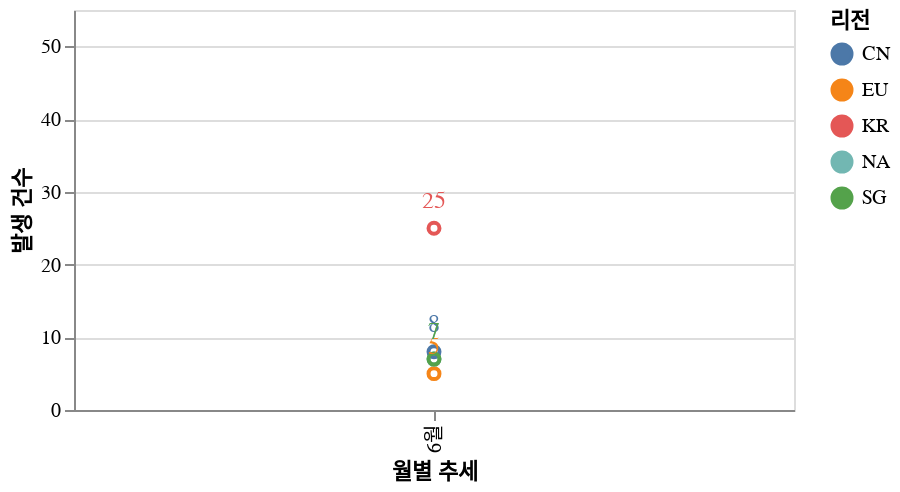

Notebook code cell kept with this figure:
### Code cell
chart

### Figure 1 — Vega-Lite specification as saved in the notebook (floating-point values rounded to 4 significant figures)
{"config": {"axis": {"fontSize": 12, "font": "맑은고딕", "anchor": "start", "fontColor": "#000000"}}, "layer": [{"mark": "point", "encoding": {"color": {"field": "리전", "type": "nominal"}, "x": {"field": "월", "scale": {"padding": 15}, "title": "월별 추세", "type": "nominal"}, "y": {"aggregate": "count", "title": "발생 건수", "type": "quantitative"}}}, {"mark": {"type": "line", "color": "red"}, "encoding": {"x": {"field": "월", "title": "월별 추세", "type": "nominal"}, "y": {"aggregate": "count", "title": "", "type": "quantitative"}}}, {"mark": {"type": "text", "align": "center", "baseline": "line-top", "color": "black", "dy": -20, "fontSize": 12, "size": 12}, "encoding": {"color": {"field": "리전", "type": "nominal"}, "text": {"aggregate": "count", "field": "성패", "type": "quantitative"}, "x": {"field": "월", "scale": {"padding": 15}, "title": "월별 추세", "type": "nominal"}, "y": {"aggregate": "count", "title": "발생 건수", "type": "quantitative"}}}], "data": {"name": "data-371a26b2d22308cca5171242d920058a"}, "height": 200, "width": 360, "$schema": "https://vega.github.io/schema/vega-lite/v4.17.0.json", "datasets": {"data-371a26b2d22308cca5171242d920058a": [{"년도": "22년", "월": "6월", "리전": "EU", "AZ": "1센터", "테넌트": "PRD", "구분": "VM", "클러스터명": "local", "K8S Version": "v1.19.6", "노드수": 3.0, "CPU_할당율_Cores": 12.0, "CPU_사용률_Cores": 3.5, "CPU_사용율": 0.2917, "RAM_할당율_GB": 46.7, "RAM_사용률_GB": 5.1, "RAM_사용율": 0.1092, "담당팀": null, "배포방식": "Rancher", "렌처 모니터링 설치 유무": "X", "모니터링툴설치_유무": "X", "주간": "O", "연간": "O", "월간": "O"}, {"년도": "22년", "월": "6월", "리전": "EU", "AZ": "1센터", "테넌트": "PRD", "구분": "VM", "클러스터명": "gcseu-vtwin-prd", "K8S Version": "v1.19.6", "노드수": 6.0, "CPU_할당율_Cores": 24.0, "CPU_사용률_Cores": 1.0, "CPU_사용율": 0.04167, "RAM_할당율_GB": 94.0, "RAM_사용률_GB": 4.2, "RAM_사용율": 0.04468, "담당팀": null, "배포방식": "Rancher", "렌처 모니터링 설치 유무": null, "모니터링툴설치_유무": "X", "주간": "O", "연간": "O", "월간": "O"}, {"년도": "22년", "월": "6월", "리전": "EU", "AZ": "1센터", "테넌트": "PRD", "구분": "VM", "클러스터명": "gcseu-svchubidmz-prd", "K8S Version": "v1.17.16", "노드수": 6.0, "CPU_할당율_Cores": 12.0, "CPU_사용률_Cores": 1.0, "CPU_사용율": 0.08333, "RAM_할당율_GB": 46.7, "RAM_사용률_GB": 0.2, "RAM_사용율": 0.004283, "담당팀": null, "배포방식": "Rancher", "렌처 모니터링 설치 유무": null, "모니터링툴설치_유무": "X", "주간": "O", "연간": "O", "월간": "O"}, {"년도": "22년", "월": "6월", "리전": "EU", "AZ": "1센터", "테넌트": "PRD", "구분": "VM", "클러스터명": "gcseu-svchubcore-prd", "K8S Version": "v1.17.16", "노드수": 6.0, "CPU_할당율_Cores": 24.0, "CPU_사용률_Cores": 1.8, "CPU_사용율": 0.075, "RAM_할당율_GB": 94.0, "RAM_사용률_GB": 0.8, "RAM_사용율": 0.008511, "담당팀": null, "배포방식": "Rancher", "렌처 모니터링 설치 유무": null, "모니터링툴설치_유무": "X", "주간": "O", "연간": "O", "월간": "O"}, {"년도": "22년", "월": "6월", "리전": "EU", "AZ": "1센터", "테넌트": "PRD", "구분": "VM", "클러스터명": "gcseu-dkc2gpl-prd", "K8S Version": "v1.19.15", "노드수": 7.0, "CPU_할당율_Cores": 64.0, "CPU_사용률_Cores": 10.3, "CPU_사용율": 0.1609, "RAM_할당율_GB": 251.0, "RAM_사용률_GB": 29.7, "RAM_사용율": 0.1183, "담당팀": null, "배포방식": "Rancher", "렌처 모니터링 설치 유무": null, "모니터링툴설치_유무": "X", "주간": "O", "연간": "O", "월간": "O"}, {"년도": "22년", "월": "6월", "리전": "NA", "AZ": "1센터", "테넌트": "PRD", "구분": "VM", "클러스터명": "local", "K8S Version": "v1.19.6", "노드수": 3.0, "CPU_할당율_Cores": 12.0, "CPU_사용률_Cores": 3.5, "CPU_사용율": 0.2917, "RAM_할당율_GB": 46.7, "RAM_사용률_GB": 5.1, "RAM_사용율": 0.1092, "담당팀": null, "배포방식": "Rancher", "렌처 모니터링 설치 유무": "X", "모니터링툴설치_유무": "O", "주간": "O", "연간": "O", "월간": "O"}, {"년도": "22년", "월": "6월", "리전": "NA", "AZ": "1센터", "테넌트": "PRD", "구분": "VM", "클러스터명": "ccsna-vtwin-prd", "K8S Version": "v1.19.16", "노드수": 6.0, "CPU_할당율_Cores": 24.0, "CPU_사용률_Cores": 3.5, "CPU_사용율": 0.1458, "RAM_할당율_GB": 46.7, "RAM_사용률_GB": 5.1, "RAM_사용율": 0.1092, "담당팀": null, "배포방식": "Rancher", "렌처 모니터링 설치 유무": null, "모니터링툴설치_유무": "O", "주간": "O", "연간": "O", "월간": "O"}, {"년도": "22년", "월": "6월", "리전": "NA", "AZ": "1센터", "테넌트": "PRD", "구분": "VM", "클러스터명": "ccsna-trident-prd", "K8S Version": "v1.19.6", "노드수": 6.0, "CPU_할당율_Cores": 12.0, "CPU_사용률_Cores": 1.0, "CPU_사용율": 0.08333, "RAM_할당율_GB": 23.1, "RAM_사용률_GB": 1.2, "RAM_사용율": 0.05195, "담당팀": null, "배포방식": "Rancher", "렌처 모니터링 설치 유무": null, "모니터링툴설치_유무": "O", "주간": "O", "연간": "O", "월간": "O"}, {"년도": "22년", "월": "6월", "리전": "NA", "AZ": "1센터", "테넌트": "PRD", "구분": "VM", "클러스터명": "ccsna-svchubidmz-prd", "K8S Version": "v1.17.16", "노드수": 6.0, "CPU_할당율_Cores": 24.0, "CPU_사용률_Cores": 3.5, "CPU_사용율": 0.1458, "RAM_할당율_GB": 46.7, "RAM_사용률_GB": 5.1, "RAM_사용율": 0.1092, "담당팀": null, "배포방식": "Rancher", "렌처 모니터링 설치 유무": null, "모니터링툴설치_유무": "O", "주간": "O", "연간": "O", "월간": "O"}, {"년도": "22년", "월": "6월", "리전": "NA", "AZ": "1센터", "테넌트": "PRD", "구분": "VM", "클러스터명": "ccsna-svchubcore-prd", "K8S Version": "v1.17.16", "노드수": 13.0, "CPU_할당율_Cores": 240.0, "CPU_사용률_Cores": 3.7, "CPU_사용율": 0.01542, "RAM_할당율_GB": 921.6, "RAM_사용률_GB": 0.0, "RAM_사용율": 0.0, "담당팀": null, "배포방식": "Rancher", "렌처 모니터링 설치 유무": null, "모니터링툴설치_유무": "O", "주간": "O", "연간": "O", "월간": "O"}, {"년도": "22년", "월": "6월", "리전": "NA", "AZ": "1센터", "테넌트": "PRD", "구분": "VM", "클러스터명": "ccsna-kmadk2-prd", "K8S Version": "v1.19.6", "노드수": 6.0, "CPU_할당율_Cores": 36.0, "CPU_사용률_Cores": 28.5, "CPU_사용율": 0.7917, "RAM_할당율_GB": 70.3, "RAM_사용률_GB": 55.1, "RAM_사용율": 0.7838, "담당팀": null, "배포방식": "Rancher", "렌처 모니터링 설치 유무": null, "모니터링툴설치_유무": "O", "주간": "O", "연간": "O", "월간": "O"}, {"년도": "22년", "월": "6월", "리전": "NA", "AZ": "1센터", "테넌트": "PRD", "구분": "VM", "클러스터명": "ccsna-hmadk2-prd", "K8S Version": "v1.19.6", "노드수": 6.0, "CPU_할당율_Cores": 36.0, "CPU_사용률_Cores": 28.5, "CPU_사용율": 0.7917, "RAM_할당율_GB": 70.3, "RAM_사용률_GB": 55.1, "RAM_사용율": 0.7838, "담당팀": null, "배포방식": "Rancher", "렌처 모니터링 설치 유무": null, "모니터링툴설치_유무": "O", "주간": "O", "연간": "O", "월간": "O"}, {"년도": "22년", "월": "6월", "리전": "CN", "AZ": "1센터", "테넌트": "PRD", "구분": "VM", "클러스터명": "local", "K8S Version": "v1.19.6", "노드수": 3.0, "CPU_할당율_Cores": 12.0, "CPU_사용률_Cores": 3.5, "CPU_사용율": 0.2917, "RAM_할당율_GB": 46.7, "RAM_사용률_GB": 5.1, "RAM_사용율": 0.1092, "담당팀": null, "배포방식": null, "렌처 모니터링 설치 유무": "X", "모니터링툴설치_유무": "X", "주간": "O", "연간": "O", "월간": "O"}, {"년도": "22년", "월": "6월", "리전": "CN", "AZ": "1센터", "테넌트": "PRD", "구분": "VM", "클러스터명": "gcscn-vtwin-prd", "K8S Version": "v1.19.6", "노드수": 6.0, "CPU_할당율_Cores": 24.0, "CPU_사용률_Cores": 1.0, "CPU_사용율": 0.04167, "RAM_할당율_GB": 94.0, "RAM_사용률_GB": 2.2, "RAM_사용율": 0.0234, "담당팀": "카클라우드플랫폼개발센터, CCS정보팀, CCS기술실, 카클라우드개발센터, 차량데이터플랫폼팀", "배포방식": "Rancher", "렌처 모니터링 설치 유무": null, "모니터링툴설치_유무": "X", "주간": "O", "연간": "O", "월간": "O"}, {"년도": "22년", "월": "6월", "리전": "CN", "AZ": "1센터", "테넌트": "PRD", "구분": "VM", "클러스터명": "gcscn-svchubidmz-prd", "K8S Version": "v1.17.16", "노드수": 6.0, "CPU_할당율_Cores": 12.0, "CPU_사용률_Cores": 1.0, "CPU_사용율": 0.08333, "RAM_할당율_GB": 46.7, "RAM_사용률_GB": 0.2, "RAM_사용율": 0.004283, "담당팀": "카클라우드플랫폼개발센터", "배포방식": "Rancher", "렌처 모니터링 설치 유무": null, "모니터링툴설치_유무": "X", "주간": "O", "연간": "O", "월간": "O"}, {"년도": "22년", "월": "6월", "리전": "CN", "AZ": "1센터", "테넌트": "PRD", "구분": "VM", "클러스터명": "gcscn-svchubcore-prd", "K8S Version": "v1.17.16", "노드수": 6.0, "CPU_할당율_Cores": 24.0, "CPU_사용률_Cores": 1.8, "CPU_사용율": 0.075, "RAM_할당율_GB": 94.0, "RAM_사용률_GB": 0.8, "RAM_사용율": 0.008511, "담당팀": null, "배포방식": "Rancher", "렌처 모니터링 설치 유무": null, "모니터링툴설치_유무": "X", "주간": "O", "연간": "O", "월간": "O"}, {"년도": "22년", "월": "6월", "리전": "CN", "AZ": "1센터", "테넌트": "PRD", "구분": "VM", "클러스터명": "gcscn-dkc2gql-stg", "K8S Version": "v1.19.6", "노드수": 3.0, "CPU_할당율_Cores": 16.0, "CPU_사용률_Cores": 10.0, "CPU_사용율": 0.625, "RAM_할당율_GB": 31.1, "RAM_사용률_GB": 24.7, "RAM_사용율": 0.7942, "담당팀": null, "배포방식": "Rancher", "렌처 모니터링 설치 유무": null, "모니터링툴설치_유무": "X", "주간": "O", "연간": "O", "월간": "O"}, {"년도": "22년", "월": "6월", "리전": "CN", "AZ": "1센터", "테넌트": "PRD", "구분": "VM", "클러스터명": "gcscn-dkc2gqg-stg", "K8S Version": "v1.19.6", "노드수": 3.0, "CPU_할당율_Cores": 16.0, "CPU_사용률_Cores": 6.0, "CPU_사용율": 0.375, "RAM_할당율_GB": 31.1, "RAM_사용률_GB": 10.7, "RAM_사용율": 0.3441, "담당팀": null, "배포방식": "Rancher", "렌처 모니터링 설치 유무": null, "모니터링툴설치_유무": "X", "주간": "O", "연간": "O", "월간": "O"}, {"년도": "22년", "월": "6월", "리전": "CN", "AZ": "1센터", "테넌트": "PRD", "구분": "VM", "클러스터명": "ccscn-dkc2gpl-prd", "K8S Version": "v1.19.6", "노드수": 6.0, "CPU_할당율_Cores": 24.0, "CPU_사용률_Cores": 1.0, "CPU_사용율": 0.04167, "RAM_할당율_GB": 46.7, "RAM_사용률_GB": 0.2, "RAM_사용율": 0.004283, "담당팀": null, "배포방식": "Rancher", "렌처 모니터링 설치 유무": null, "모니터링툴설치_유무": "X", "주간": "O", "연간": "O", "월간": "O"}, {"년도": "22년", "월": "6월", "리전": "CN", "AZ": "1센터", "테넌트": "PRD", "구분": "VM", "클러스터명": "ccscn-dkc2gpg-prd", "K8S Version": "v1.19.6", "노드수": 6.0, "CPU_할당율_Cores": 24.0, "CPU_사용률_Cores": 1.0, "CPU_사용율": 0.04167, "RAM_할당율_GB": 46.7, "RAM_사용률_GB": 0.2, "RAM_사용율": 0.004283, "담당팀": null, "배포방식": "Rancher", "렌처 모니터링 설치 유무": "X", "모니터링툴설치_유무": "X", "주간": "O", "연간": "O", "월간": "O"}, {"년도": "22년", "월": "6월", "리전": "SG", "AZ": "1센터", "테넌트": "PRD", "구분": "VM", "클러스터명": "local", "K8S Version": "v1.19.6", "노드수": 3.0, "CPU_할당율_Cores": 12.0, "CPU_사용률_Cores": 3.5, "CPU_사용율": 0.2917, "RAM_할당율_GB": 46.2, "RAM_사용률_GB": 5.1, "RAM_사용율": 0.1104, "담당팀": null, "배포방식": "Rancher", "렌처 모니터링 설치 유무": null, "모니터링툴설치_유무": "X", "주간": "O", "연간": "O", "월간": "O"}, {"년도": "22년", "월": "6월", "리전": "SG", "AZ": "1센터", "테넌트": "PRD", "구분": "VM", "클러스터명": "hubble-prd", "K8S Version": "v1.19.6", "노드수": 7.0, "CPU_할당율_Cores": 32.0, "CPU_사용률_Cores": 15.3, "CPU_사용율": 0.4781, "RAM_할당율_GB": 61.7, "RAM_사용률_GB": 20.8, "RAM_사용율": 0.3371, "담당팀": null, "배포방식": "Rancher", "렌처 모니터링 설치 유무": null, "모니터링툴설치_유무": "X", "주간": "O", "연간": "O", "월간": "O"}, {"년도": "22년", "월": "6월", "리전": "SG", "AZ": "1센터", "테넌트": "PRD", "구분": "VM", "클러스터명": "hclouddemo-prd", "K8S Version": "v1.19.6", "노드수": 4.0, "CPU_할당율_Cores": 4.0, "CPU_사용률_Cores": 0.4, "CPU_사용율": 0.1, "RAM_할당율_GB": 15.4, "RAM_사용률_GB": 0.1, "RAM_사용율": 0.006494, "담당팀": null, "배포방식": "Rancher", "렌처 모니터링 설치 유무": null, "모니터링툴설치_유무": "X", "주간": "O", "연간": "O", "월간": "O"}, {"년도": "22년", "월": "6월", "리전": "SG", "AZ": "1센터", "테넌트": "PRD", "구분": "VM", "클러스터명": "ccsau-svchubcore-prd", "K8S Version": "v1.19.6", "노드수": 14.0, "CPU_할당율_Cores": 88.0, "CPU_사용률_Cores": 81.8, "CPU_사용율": 0.9295, "RAM_할당율_GB": 343.0, "RAM_사용률_GB": 183.0, "RAM_사용율": 0.5335, "담당팀": null, "배포방식": "Rancher", "렌처 모니터링 설치 유무": null, "모니터링툴설치_유무": "X", "주간": "O", "연간": "O", "월간": "O"}, {"년도": "22년", "월": "6월", "리전": "SG", "AZ": "1센터", "테넌트": "PRD", "구분": "VM", "클러스터명": "ccsau-svchub-prd", "K8S Version": "v1.19.6", "노드수": 14.0, "CPU_할당율_Cores": 88.0, "CPU_사용률_Cores": 81.8, "CPU_사용율": 0.9295, "RAM_할당율_GB": 343.0, "RAM_사용률_GB": 199.0, "RAM_사용율": 0.5802, "담당팀": null, "배포방식": "Rancher", "렌처 모니터링 설치 유무": null, "모니터링툴설치_유무": "X", "주간": "O", "연간": "O", "월간": "O"}, {"년도": "22년", "월": "6월", "리전": "SG", "AZ": "1센터", "테넌트": "PRD", "구분": "VM", "클러스터명": "au8vdmztst1", "K8S Version": "v1.19.6", "노드수": 1.0, "CPU_할당율_Cores": 8.0, "CPU_사용률_Cores": 0.4, "CPU_사용율": 0.05, "RAM_할당율_GB": 31.2, "RAM_사용률_GB": 0.1, "RAM_사용율": 0.003205, "담당팀": null, "배포방식": "Rancher", "렌처 모니터링 설치 유무": null, "모니터링툴설치_유무": "X", "주간": "O", "연간": "O", "월간": "O"}, {"년도": "22년", "월": "6월", "리전": "SG", "AZ": "1센터", "테넌트": "PRD", "구분": "VM", "클러스터명": "au2vintaztst11", "K8S Version": "v1.19.6", "노드수": 1.0, "CPU_할당율_Cores": 2.0, "CPU_사용률_Cores": 0.4, "CPU_사용율": 0.2, "RAM_할당율_GB": 7.5, "RAM_사용률_GB": 0.1, "RAM_사용율": 0.01333, "담당팀": null, "배포방식": "Rancher", "렌처 모니터링 설치 유무": null, "모니터링툴설치_유무": "X", "주간": "O", "연간": "O", "월간": "O"}, {"년도": "22년", "월": "6월", "리전": "KR", "AZ": "1센터", "테넌트": "PRD", "구분": "VM", "클러스터명": "asp-cicd", "K8S Version": "1.19.6", "노드수": 4.0, "CPU_할당율_Cores": 12.0, "CPU_사용률_Cores": 1.0, "CPU_사용율": 0.08333, "RAM_할당율_GB": 22.6, "RAM_사용률_GB": 0.2, "RAM_사용율": 0.00885, "담당팀": null, "배포방식": "Rancher", "렌처 모니터링 설치 유무": null, "모니터링툴설치_유무": "X", "주간": "O", "연간": "O", "월간": "O"}, {"년도": "22년", "월": "6월", "리전": "KR", "AZ": "1센터", "테넌트": "PRD", "구분": "VM", "클러스터명": "avnt-cicd-1", "K8S Version": "1.19.6", "노드수": 6.0, "CPU_할당율_Cores": 80.0, "CPU_사용률_Cores": 1.5, "CPU_사용율": 0.01875, "RAM_할당율_GB": 156.0, "RAM_사용률_GB": 0.2, "RAM_사용율": 0.001282, "담당팀": null, "배포방식": null, "렌처 모니터링 설치 유무": null, "모니터링툴설치_유무": "X", "주간": "O", "연간": "O", "월간": "O"}, {"년도": "22년", "월": "6월", "리전": "KR", "AZ": "1센터", "테넌트": "PRD", "구분": "VM", "클러스터명": "ccskr-ccsp-prd", "K8S Version": "1.18.3", "노드수": 6.0, "CPU_할당율_Cores": 6.0, "CPU_사용률_Cores": 4.0, "CPU_사용율": 0.6667, "RAM_할당율_GB": 46.2, "RAM_사용률_GB": 3.4, "RAM_사용율": 0.07359, "담당팀": null, "배포방식": null, "렌처 모니터링 설치 유무": null, "모니터링툴설치_유무": "X", "주간": "O", "연간": "O", "월간": "O"}, {"년도": "22년", "월": "6월", "리전": "KR", "AZ": "1센터", "테넌트": "PRD", "구분": "VM", "클러스터명": "ccskr-devworks-prd", "K8S Version": "1.18.3", "노드수": 6.0, "CPU_할당율_Cores": 12.0, "CPU_사용률_Cores": 1.3, "CPU_사용율": 0.1083, "RAM_할당율_GB": 46.2, "RAM_사용률_GB": 1.3, "RAM_사용율": 0.02814, "담당팀": null, "배포방식": null, "렌처 모니터링 설치 유무": null, "모니터링툴설치_유무": "X", "주간": "O", "연간": "O", "월간": "O"}, {"년도": "22년", "월": "6월", "리전": "KR", "AZ": "1센터", "테넌트": "PRD", "구분": "VM", "클러스터명": "ccskr-dkc2hpkr-prd", "K8S Version": "1.18.3", "노드수": 18.0, "CPU_할당율_Cores": 340.0, "CPU_사용률_Cores": 99.5, "CPU_사용율": 0.2926, "RAM_할당율_GB": 665.0, "RAM_사용률_GB": 190.0, "RAM_사용율": 0.2857, "담당팀": null, "배포방식": null, "렌처 모니터링 설치 유무": null, "모니터링툴설치_유무": "O", "주간": "O", "연간": "O", "월간": "O"}, {"년도": "22년", "월": "6월", "리전": "KR", "AZ": "1센터", "테넌트": "PRD", "구분": "VM", "클러스터명": "ccskr-dkc2kpgkr-prd", "K8S Version": "1.18.14", "노드수": 12.0, "CPU_할당율_Cores": 112.0, "CPU_사용률_Cores": 30.2, "CPU_사용율": 0.2696, "RAM_할당율_GB": 439.0, "RAM_사용률_GB": 59.4, "RAM_사용율": 0.1353, "담당팀": null, "배포방식": null, "렌처 모니터링 설치 유무": null, "모니터링툴설치_유무": "O", "주간": "O", "연간": "O", "월간": "O"}, {"년도": "22년", "월": "6월", "리전": "KR", "AZ": "1센터", "테넌트": "PRD", "구분": "VM", "클러스터명": "ccskr-dkc2kplkr-prd", "K8S Version": "1.18.14", "노드수": 9.0, "CPU_할당율_Cores": 144.0, "CPU_사용률_Cores": 30.3, "CPU_사용율": 0.2104, "RAM_할당율_GB": 281.0, "RAM_사용률_GB": 52.0, "RAM_사용율": 0.1851, "담당팀": null, "배포방식": null, "렌처 모니터링 설치 유무": null, "모니터링툴설치_유무": "O", "주간": "O", "연간": "O", "월간": "O"}, {"년도": "22년", "월": "6월", "리전": "KR", "AZ": "1센터", "테넌트": "PRD", "구분": "VM", "클러스터명": "ccskr-hcloud-prd", "K8S Version": "1.17.6", "노드수": 11.0, "CPU_할당율_Cores": 64.0, "CPU_사용률_Cores": 9.0, "CPU_사용율": 0.1406, "RAM_할당율_GB": 123.0, "RAM_사용률_GB": 11.1, "RAM_사용율": 0.09024, "담당팀": null, "배포방식": null, "렌처 모니터링 설치 유무": null, "모니터링툴설치_유무": "O", "주간": "O", "연간": "O", "월간": "O"}, {"년도": "22년", "월": "6월", "리전": "KR", "AZ": "1센터", "테넌트": "PRD", "구분": "VM", "클러스터명": "ccskr-mobilityplatform-prd ", "K8S Version": "1.18.3", "노드수": 6.0, "CPU_할당율_Cores": 12.0, "CPU_사용률_Cores": 5.0, "CPU_사용율": 0.4167, "RAM_할당율_GB": 46.2, "RAM_사용률_GB": 3.8, "RAM_사용율": 0.08225, "담당팀": null, "배포방식": null, "렌처 모니터링 설치 유무": null, "모니터링툴설치_유무": "O", "주간": "O", "연간": "O", "월간": "O"}, {"년도": "22년", "월": "6월", "리전": "KR", "AZ": "1센터", "테넌트": "PRD", "구분": "VM", "클러스터명": "ccskr-svchub-prd", "K8S Version": "1.18.3", "노드수": 17.0, "CPU_할당율_Cores": 1000.0, "CPU_사용률_Cores": 400.0, "CPU_사용율": 0.4, "RAM_할당율_GB": 5222.0, "RAM_사용률_GB": 1434.0, "RAM_사용율": 0.2745, "담당팀": null, "배포방식": null, "렌처 모니터링 설치 유무": null, "모니터링툴설치_유무": "O", "주간": "O", "연간": "O", "월간": "O"}, {"년도": "22년", "월": "6월", "리전": "KR", "AZ": "1센터", "테넌트": "PRD", "구분": "VM", "클러스터명": "ccskr-svchubcore-prd", "K8S Version": "1.18.14", "노드수": 8.0, "CPU_할당율_Cores": 20.0, "CPU_사용률_Cores": 1.5, "CPU_사용율": 0.075, "RAM_할당율_GB": 77.1, "RAM_사용률_GB": 0.2, "RAM_사용율": 0.002594, "담당팀": null, "배포방식": null, "렌처 모니터링 설치 유무": null, "모니터링툴설치_유무": "O", "주간": "O", "연간": "O", "월간": "O"}, {"년도": "22년", "월": "6월", "리전": "KR", "AZ": "1센터", "테넌트": "PRD", "구분": "VM", "클러스터명": "ccskr-svchubutil-prd", "K8S Version": "1.18.14", "노드수": 6.0, "CPU_할당율_Cores": 6.0, "CPU_사용률_Cores": 1.0, "CPU_사용율": 0.1667, "RAM_할당율_GB": 22.6, "RAM_사용률_GB": 0.2, "RAM_사용율": 0.00885, "담당팀": null, "배포방식": null, "렌처 모니터링 설치 유무": null, "모니터링툴설치_유무": "O", "주간": "O", "연간": "O", "월간": "O"}, {"년도": "22년", "월": "6월", "리전": "KR", "AZ": "1센터", "테넌트": "PRD", "구분": "VM", "클러스터명": "ccskr-vtwin-prd", "K8S Version": "1.19.6", "노드수": 9.0, "CPU_할당율_Cores": 96.0, "CPU_사용률_Cores": 7.0, "CPU_사용율": 0.07292, "RAM_할당율_GB": 376.0, "RAM_사용률_GB": 15.7, "RAM_사용율": 0.04176, "담당팀": null, "배포방식": null, "렌처 모니터링 설치 유무": null, "모니터링툴설치_유무": "O", "주간": "O", "연간": "O", "월간": "O"}, {"년도": "22년", "월": "6월", "리전": "KR", "AZ": "1센터", "테넌트": "PRD", "구분": "VM", "클러스터명": "ccskr-vtwin2-prd", "K8S Version": "1.19.6", "노드수": 9.0, "CPU_할당율_Cores": 96.0, "CPU_사용률_Cores": 5.5, "CPU_사용율": 0.05729, "RAM_할당율_GB": 376.0, "RAM_사용률_GB": 9.7, "RAM_사용율": 0.0258, "담당팀": null, "배포방식": null, "렌처 모니터링 설치 유무": null, "모니터링툴설치_유무": "O", "주간": "O", "연간": "O", "월간": "O"}, {"년도": "22년", "월": "6월", "리전": "KR", "AZ": "1센터", "테넌트": "PRD", "구분": "VM", "클러스터명": "local", "K8S Version": "1.19.6", "노드수": 3.0, "CPU_할당율_Cores": 24.0, "CPU_사용률_Cores": 3.5, "CPU_사용율": 0.1458, "RAM_할당율_GB": 93.5, "RAM_사용률_GB": 5.1, "RAM_사용율": 0.05455, "담당팀": null, "배포방식": null, "렌처 모니터링 설치 유무": null, "모니터링툴설치_유무": "X", "주간": "O", "연간": "O", "월간": "O"}, {"년도": "22년", "월": "6월", "리전": "KR", "AZ": "2센터", "테넌트": "PRD", "구분": "VM", "클러스터명": "apne2bddemo-prd", "K8S Version": "1.19.6", "노드수": 2.0, "CPU_할당율_Cores": 16.0, "CPU_사용률_Cores": 0.4, "CPU_사용율": 0.025, "RAM_할당율_GB": 62.7, "RAM_사용률_GB": 0.1, "RAM_사용율": 0.001595, "담당팀": null, "배포방식": null, "렌처 모니터링 설치 유무": null, "모니터링툴설치_유무": "X", "주간": "O", "연간": "O", "월간": "O"}, {"년도": "22년", "월": "6월", "리전": "KR", "AZ": "2센터", "테넌트": "PRD", "구분": "VM", "클러스터명": "ccs-prd", "K8S Version": "1.19.6", "노드수": 38.0, "CPU_할당율_Cores": 544.0, "CPU_사용률_Cores": 256.0, "CPU_사용율": 0.4706, "RAM_할당율_GB": 2150.0, "RAM_사용률_GB": 716.8, "RAM_사용율": 0.3333, "담당팀": null, "배포방식": null, "렌처 모니터링 설치 유무": null, "모니터링툴설치_유무": "X", "주간": "O", "연간": "O", "월간": "O"}, {"년도": "22년", "월": "6월", "리전": "KR", "AZ": "2센터", "테넌트": "PRD", "구분": "VM", "클러스터명": "ccskr-hcloud-prd", "K8S Version": "1.19.6", "노드수": 11.0, "CPU_할당율_Cores": 64.0, "CPU_사용률_Cores": 10.0, "CPU_사용율": 0.1562, "RAM_할당율_GB": 123.0, "RAM_사용률_GB": 16.7, "RAM_사용율": 0.1358, "담당팀": null, "배포방식": null, "렌처 모니터링 설치 유무": null, "모니터링툴설치_유무": "X", "주간": "O", "연간": "O", "월간": "O"}, {"년도": "22년", "월": "6월", "리전": "KR", "AZ": "2센터", "테넌트": "PRD", "구분": "VM", "클러스터명": "ccskr2-svchub-prd", "K8S Version": "1.19.6", "노드수": 24.0, "CPU_할당율_Cores": 1300.0, "CPU_사용률_Cores": 700.0, "CPU_사용율": 0.5385, "RAM_할당율_GB": 5018.0, "RAM_사용률_GB": 1843.0, "RAM_사용율": 0.3673, "담당팀": null, "배포방식": null, "렌처 모니터링 설치 유무": null, "모니터링툴설치_유무": "X", "주간": "O", "연간": "O", "월간": "O"}, {"년도": "22년", "월": "6월", "리전": "KR", "AZ": "2센터", "테넌트": "PRD", "구분": "VM", "클러스터명": "coc-monitoring-test", "K8S Version": "1.19.6", "노드수": 6.0, "CPU_할당율_Cores": 24.0, "CPU_사용률_Cores": 3.5, "CPU_사용율": 0.1458, "RAM_할당율_GB": 93.5, "RAM_사용률_GB": 5.1, "RAM_사용율": 0.05455, "담당팀": null, "배포방식": null, "렌처 모니터링 설치 유무": null, "모니터링툴설치_유무": "X", "주간": "O", "연간": "O", "월간": "O"}, {"년도": "22년", "월": "6월", "리전": "KR", "AZ": "2센터", "테넌트": "PRD", "구분": "VM", "클러스터명": "contents2-fcs-prd", "K8S Version": "1.19.6", "노드수": 8.0, "CPU_할당율_Cores": 80.0, "CPU_사용률_Cores": 3.5, "CPU_사용율": 0.04375, "RAM_할당율_GB": 313.0, "RAM_사용률_GB": 0.2, "RAM_사용율": 0.000639, "담당팀": null, "배포방식": null, "렌처 모니터링 설치 유무": null, "모니터링툴설치_유무": "X", "주간": "O", "연간": "O", "월간": "O"}, {"년도": "22년", "월": "6월", "리전": "KR", "AZ": "2센터", "테넌트": "PRD", "구분": "VM", "클러스터명": "h2", "K8S Version": "1.19.6", "노드수": 15.0, "CPU_할당율_Cores": 96.0, "CPU_사용률_Cores": 9.4, "CPU_사용율": 0.09792, "RAM_할당율_GB": 374.0, "RAM_사용률_GB": 14.4, "RAM_사용율": 0.0385, "담당팀": null, "배포방식": null, "렌처 모니터링 설치 유무": null, "모니터링툴설치_유무": "X", "주간": "O", "연간": "O", "월간": "O"}, {"년도": "22년", "월": "6월", "리전": "KR", "AZ": "2센터", "테넌트": "PRD", "구분": "VM", "클러스터명": "hubble-prd", "K8S Version": "1.19.6", "노드수": 7.0, "CPU_할당율_Cores": 64.0, "CPU_사용률_Cores": 48.1, "CPU_사용율": 0.7516, "RAM_할당율_GB": 125.0, "RAM_사용률_GB": 61.8, "RAM_사용율": 0.4944, "담당팀": null, "배포방식": null, "렌처 모니터링 설치 유무": null, "모니터링툴설치_유무": "X", "주간": "O", "연간": "O", "월간": "O"}, {"년도": "22년", "월": "6월", "리전": "KR", "AZ": "2센터", "테넌트": "PRD", "구분": "VM", "클러스터명": "local", "K8S Version": "1.19.6", "노드수": 3.0, "CPU_할당율_Cores": 12.0, "CPU_사용률_Cores": 4.6, "CPU_사용율": 0.3833, "RAM_할당율_GB": 46.2, "RAM_사용률_GB": 7.3, "RAM_사용율": 0.158, "담당팀": null, "배포방식": null, "렌처 모니터링 설치 유무": null, "모니터링툴설치_유무": "X", "주간": "O", "연간": "O", "월간": "O"}, {"년도": "22년", "월": "6월", "리전": "KR", "AZ": "2센터", "테넌트": "PRD", "구분": "VM", "클러스터명": "podbbang-prd", "K8S Version": "1.19.6", "노드수": 8.0, "CPU_할당율_Cores": 40.0, "CPU_사용률_Cores": 15.0, "CPU_사용율": 0.375, "RAM_할당율_GB": 156.0, "RAM_사용률_GB": 0.2, "RAM_사용율": 0.001282, "담당팀": null, "배포방식": null, "렌처 모니터링 설치 유무": null, "모니터링툴설치_유무": "X", "주간": "O", "연간": "O", "월간": "O"}]}}
